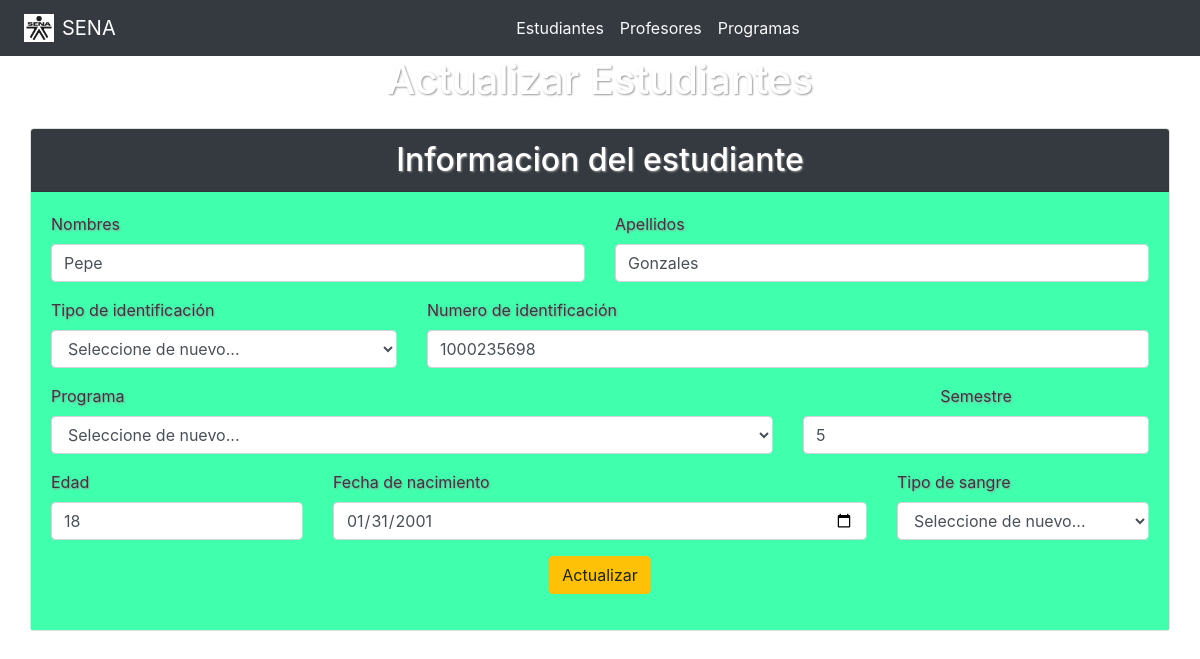
The page /?controller=student&method=edit&id=2 on the database its author committed.
### tables this page shows
CREATE TABLE `estudiantes` (
  `id` int(11) NOT NULL,
  `nombres` varchar(20) NOT NULL,
  `apellidos` varchar(20) NOT NULL,
  `id_tipo_id` int(11) NOT NULL,
  `numero_id` varchar(20) NOT NULL,
  `id_programa` int(11) NOT NULL,
  `semestre` varchar(20) NOT NULL,
  `edad` int(11) NOT NULL,
  `fecha_nacimiento` date NOT NULL,
  `id_tipo_sangre` int(11) NOT NULL
);

### Models/Student.php (called while the page is built, shortened)
<?php
class Student
{
	private $pdo;
	public function __construct()
	{
	    try {
	 	    $this->pdo = new Database;
	    } catch (PDOException $e) {
	 	    die($e->getMessage());
	    }
	}
	public function getById($id)
	{
		try {
			$strSql = "SELECT * FROM estudiantes WHERE id = :id";
			$array = ["id" => $id];
			$query = $this->pdo->select($strSql , $array);
			return $query;
		} catch (PDOException $e) {
	 	    die($e->getMessage());
	    }
	}
}

### Providers/Conexion.php (called while the page is built, shortened)
<?php
class Database extends PDO
{
  public function select($strSql , $arrayData = array() , $fetchMode = PDO::FETCH_OBJ )
  {
    try {
      $query = $this->prepare($strSql);
      foreach ($arrayData as $key => $value)
        $query->bindParam(":$key" , $value);
      if (!$query->execute()) {
        echo "La consulta no se realizo";
      }else{
        return $query->fetchAll($fetchMode);
      }
    } catch (PDOException $e) {
      die($e->getMessage());
    }
  }
}

### Views/students/edit.php (the view, shortened to what this page needs)
<main class="container header">
	<div class="row">
		<h1 class="col-12 d-flex justify-content-center">
		Actualizar Estudiantes</h1>
	</div>
	<section class="row mt-3">
		<div class="card w-100 m-auto">
			<div class="card-header container bg-dark">
				<h2 class="m-auto">Informacion del estudiante</h2>
			</div>
			<div class="card-body w-100 bg-success">
				<form action="?controller=student&method=update" method="POST" class="needs-validation" novalidate>
					<div class="form-group row">
						<div class="col-6">
							<label class="float-left text-dark">Nombres</label>
							<input type="text" name="nombres" class="form-control" placeholder="Nombres*" value="<?php echo $data[0]->nombres?>" required>
						</div>
						<div class="col-6">
							<label class="float-left text-dark">Apellidos</label>
							<input type="text" name="apellidos" class="form-control" placeholder="Apellidos*" value="<?php echo $data[0]->apellidos?>" required>
						</div>
					</div>
					<div class="form-group row">
						<div class="col-4">
							<label class="float-left text-dark">Tipo de identificación</label>
							<select name="id_tipo_id" class="form-control" required>
								<option value="">Seleccione de nuevo...</option>
							</select>
						</div>
						<div class="col-8">
							<label class="float-left text-dark">Numero de identificación</label>
							<input type="number" name="numero_id" class="form-control" placeholder="Numero de id*" value="<?php echo $data[0]->numero_id?>" required>
						</div>
					</div>
					<div class="form-group row">
						<div class="col-8">
							<label class="float-left text-dark">Programa</label>
							<select name="id_programa" class="form-control" required>
								<option value="">Seleccione de nuevo...</option>
							</select>
						</div>
						<div class="col-4">
							<label class="text-float text-dark">Semestre</label>
							<input type="text" name="semestre" class="form-control" placeholder="El semestre en letras o en numeros*" value="<?php echo $data[0]->semestre?>" required>
						</div>
					</div>
					<div class="form-group row">
						<div class="col-3">
							<label class="float-left text-dark">Edad</label>
							<input type="number" name="edad" class="form-control" placeholder="edad*" value="<?php echo $data[0]->edad?>" required>
						</div>
						<div class="col-6">
							<label class="float-left text-dark">Fecha de nacimiento</label>
							<input type="date" name="fecha_nacimiento" class="form-control" value="<?php echo $data[0]->fecha_nacimiento?>" required>
						</div>
						<div class="col-3">
							<label class="float-left text-dark">Tipo de sangre</label>
							<select name="id_tipo_sangre" class="form-control" required>
								<option value="">Seleccione de nuevo...</option>
							</select>
						</div>
					</div>
					<div class="form-group">
						<button type="submit" class="btn btn-warning">Actualizar</button>
					</div>
				</form>
			</div>
		</div>
	</section>
	<section class="video-container">
	</section>
</main>

### Assets/css/style.css (style rules this page uses)
.video-container { position: absolute; z-index: -100; top:0; left:0; width: 100%; height:calc(100vw * 0.5625 ); overflow: hidden; }
.header { height:calc(100vw * 0.58 ); text-align: center; color:#FFF; text-shadow:1px 1px 2px #999; }

### rows shown on the page
estudiantes: nombres "Pepe", apellidos "Gonzales", numero_id "1000235698", semestre "5", edad "18", fecha_nacimiento "01/31/2001"
